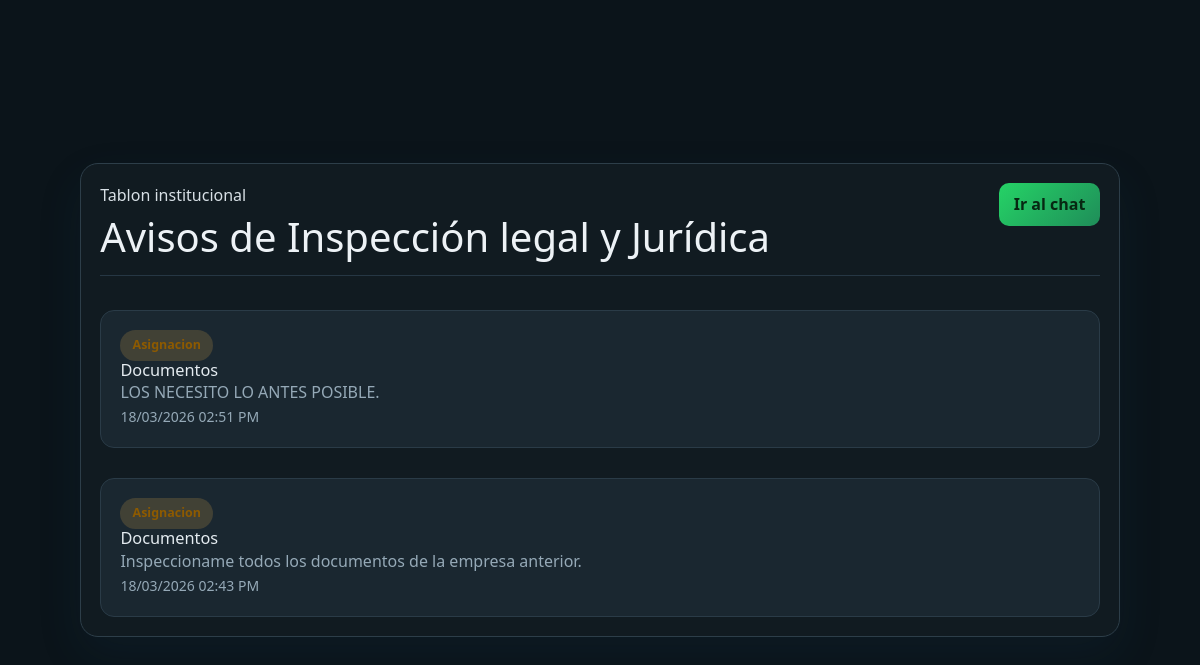
/avisos/departamento/5/ (signed in), run on an earlier commit of the app's database.
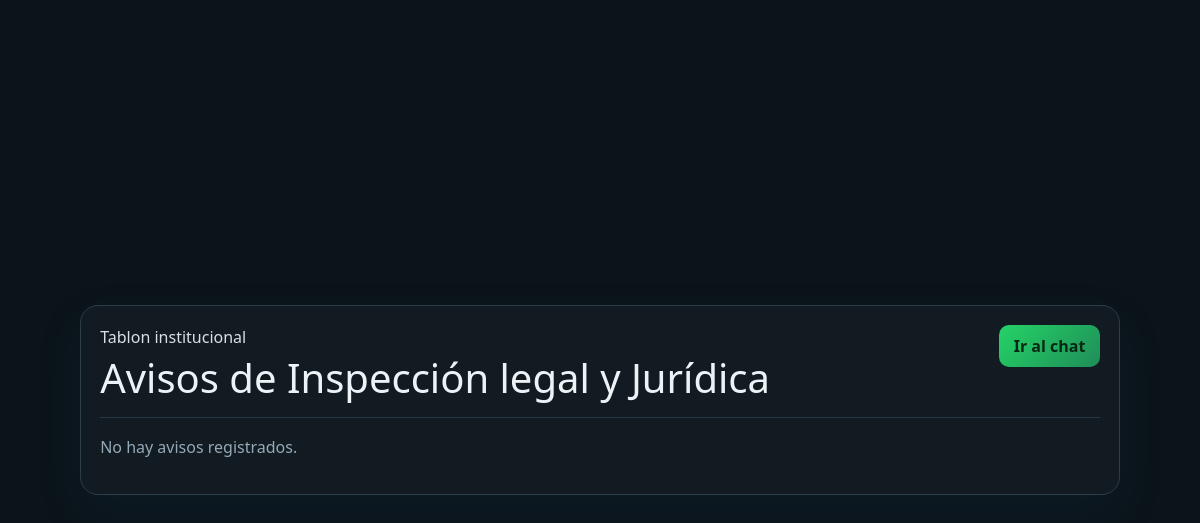
And on a later commit of the database.
### departamentos/models.py (models this page shows, shortened)
class Departamento(models.Model):
    nombre = models.CharField(max_length=120, unique=True)
    descripcion = models.TextField(blank=True)
    directiva = models.ForeignKey(
        "usuarios.Usuario",
        on_delete=models.SET_NULL,
        null=True,
        blank=True,
        related_name="departamentos_creados",
    )
    creado_en = models.DateTimeField(auto_now_add=True)
    class Meta:
        ordering = ["nombre"]
        verbose_name = "departamento"
        verbose_name_plural = "departamentos"

### avisos/models.py (models this page shows, shortened)
class Aviso(models.Model):
    TIPO_AVISO = "aviso"
    TIPO_ASIGNACION = "asignacion"
    TIPO_CHOICES = [
        (TIPO_AVISO, "Aviso"),
        (TIPO_ASIGNACION, "Asignacion"),
    ]
    titulo = models.CharField(max_length=180)
    contenido = models.TextField()
    archivo = models.FileField(upload_to="avisos/adjuntos/", blank=True, null=True)
    tipo = models.CharField(max_length=20, choices=TIPO_CHOICES, default=TIPO_AVISO)
    departamento = models.ForeignKey(
        "departamentos.Departamento",
        on_delete=models.CASCADE,
        related_name="avisos",
    )
    directiva = models.ForeignKey(
        "usuarios.Usuario",
        on_delete=models.SET_NULL,
        related_name="avisos_directiva",
        null=True,
        blank=True,
    )
    fecha = models.DateTimeField(auto_now_add=True)
    class Meta:
        ordering = ["-fecha"]
        verbose_name = "aviso"
        verbose_name_plural = "avisos"

### avisos/views.py (the view)
# urls.py: path("", lista_avisos, name="lista"),
@login_required
def lista_avisos(request, departamento_id=None):
    avisos = Aviso.objects.select_related("departamento")
    departamento = None
    if departamento_id:
        departamento = get_object_or_404(Departamento, pk=departamento_id)
        avisos = avisos.filter(departamento=departamento)
    return render(
        request,
        "chat/avisos.html",
        {"avisos": avisos[:20], "departamento": departamento},
    )

### templates/chat/avisos.html
{% extends "base.html" %}
{% block content %}
<main class="simple-page simple-page--wa wa-page">
    <section class="simple-card simple-card--wa wa-page-card">
        <header class="simple-head wa-page-head">
            <div>
                <span class="eyebrow">Tablon institucional</span>
                <h1>Avisos {% if departamento %}de {{ departamento.nombre }}{% endif %}</h1>
            </div>
            <a href="{% url 'chat:home' %}" class="wa-link-btn">Ir al chat</a>
        </header>
        <div class="simple-list simple-list--wa wa-page-list">
            {% for aviso in avisos %}
            <article class="simple-item simple-item--wa wa-page-item">
                <div>
                    <span class="mini-badge {% if aviso.tipo == 'asignacion' %}badge-assignment{% else %}badge-notice{% endif %}">{{ aviso.get_tipo_display }}</span>
                    <h2>{{ aviso.titulo }}</h2>
                    <p>{{ aviso.contenido }}</p>
                    <small>{{ aviso.fecha|date:"d/m/Y h:i A" }}</small>
                </div>
            </article>
            {% empty %}
            <p class="wa-page-empty">No hay avisos registrados.</p>
            {% endfor %}
        </div>
    </section>
</main>
{% endblock %}

### templates/base.html (shortened to what this page needs)
{% load static %}
<!DOCTYPE html>
<html lang="es">
<head>
    <link href="https://cdn.jsdelivr.net/npm/bootstrap@5.3.3/dist/css/bootstrap.min.css" rel="stylesheet">
    <link rel="stylesheet" href="{% static 'css/app.css' %}">
</head>
<body>
    {% block content %}{% endblock %}
</body>
</html>

What changed in the data, as far as the page shows it:
removed Aviso: tipo "Asignacion", titulo "Documentos", contenido "LOS NECESITO LO ANTES POSIBLE.", fecha "18/03/2026 02:51 PM"
removed Aviso: tipo "Asignacion", titulo "Documentos", contenido "Inspeccioname todos los documentos de la empresa anterior.", fecha "18/03/2026 02:43 PM"
Also different on the page:
text now shown: "No hay avisos registrados."
